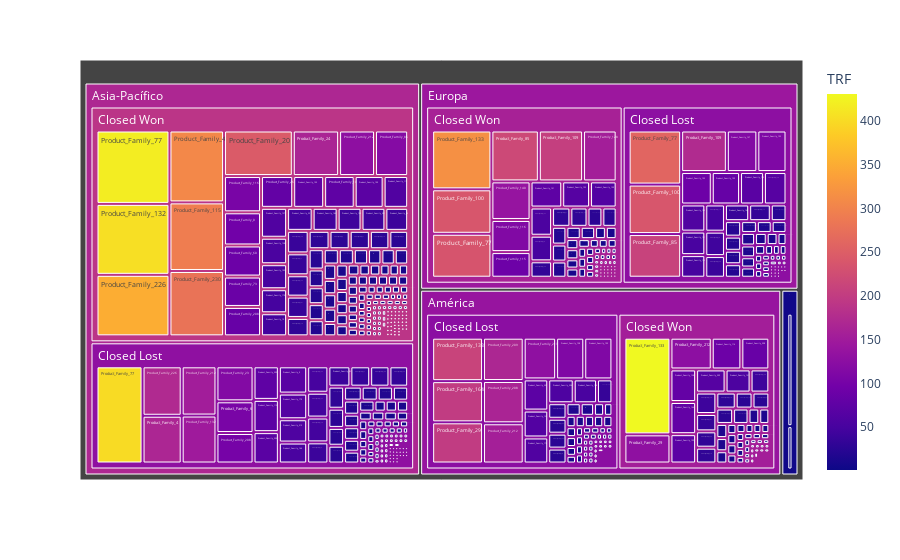

Notebook code for this chart:
### Code cell
import plotly.express as px
fig = px.treemap(df_toneladas, 
                 path=['Region', 'Stage','Product_Family'], 
                 values='TRF',
                 color='TRF'
                )
fig.show()

### Figure 1 — Plotly figure (JSON) as saved in the notebook; plotly's stock layout.template omitted (floating-point values rounded to 4 significant figures; data arrays with more than 128 entries replaced by an {"elided": "..."} marker saying what was removed)
{"data": [{"branchvalues": "total", "customdata": {"elided": "689x1 float values"}, "domain": {"x": [0, 1], "y": [0, 1]}, "hovertemplate": "labels=%{label}<br>TRF_sum=%{value}<br>parent=%{parent}<br>id=%{id}<br>TRF=%{color}<extra></extra>", "ids": {"elided": "689 str values"}, "labels": {"elided": "689 str values"}, "marker": {"coloraxis": "coloraxis", "colors": {"elided": "689 float values"}}, "name": "", "parents": {"elided": "689 str values"}, "type": "treemap", "values": {"elided": "689 int values"}}], "layout": {"autosize": true, "coloraxis": {"colorbar": {"title": {"text": "TRF"}}, "colorscale": [[0, "#0d0887"], [0.1111, "#46039f"], [0.2222, "#7201a8"], [0.3333, "#9c179e"], [0.4444, "#bd3786"], [0.5556, "#d8576b"], [0.6667, "#ed7953"], [0.7778, "#fb9f3a"], [0.8889, "#fdca26"], [1, "#f0f921"]]}, "legend": {"tracegroupgap": 0}, "margin": {"t": 60}}}
